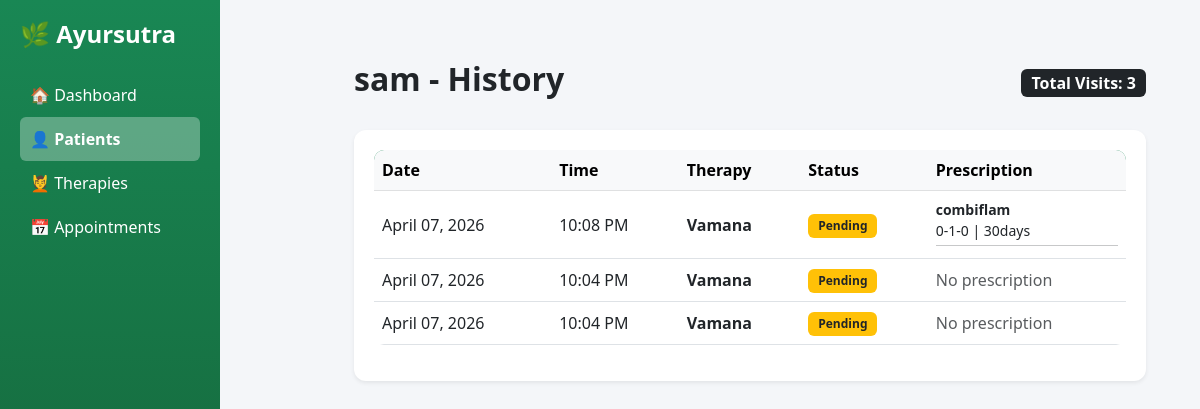
The app's page /patients/patients/9/history/ (signed in) with its own data.
### patients/models.py (models this page shows, shortened)
class Patient(models.Model):
    GENDER_CHOICES = [
        ('Male', 'Male'),
        ('Female', 'Female'),
        ('Prefer not to say', 'Prefer not to say'),
    ]
    name = models.CharField(max_length=100)
    age = models.IntegerField()
    gender = models.CharField(max_length=25, choices=GENDER_CHOICES)
    phone = models.CharField(max_length=10, validators=[phone_validator])
    user = models.OneToOneField(User, on_delete=models.CASCADE, related_name='patient')
    name = models.CharField(max_length=100)
    phone = models.CharField(max_length=15)
    email = models.EmailField(blank=True, null=True)

### therapies/models.py (models this page shows, shortened)
class Appointment(models.Model):
    STATUS_CHOICES = [
        ('PENDING', 'Pending'),
        ('COMPLETED', 'Completed'),
        ('CANCELLED', 'Cancelled'),
    ]
    patient = models.ForeignKey(Patient, on_delete=models.CASCADE, related_name="therapy_appointments")
    therapy = models.ForeignKey(Therapy, on_delete=models.CASCADE)
    date = models.DateTimeField()
    time = models.TimeField()
    status = models.CharField(
        max_length=10,
        choices=STATUS_CHOICES,
        default='PENDING'
    )
    doctor_notes = models.TextField(blank=True, null=True)

class Therapy(models.Model):
    therapy_name = models.CharField(max_length=100)
    duration = models.IntegerField(help_text="Duration in minutes")
    description = models.TextField()
    precautions = models.TextField(blank=True)
    def __str__(self):
        return self.therapy_name

class Prescription(models.Model):
    appointment = models.ForeignKey(
    'Appointment',
    on_delete=models.CASCADE,
    related_name='prescriptions'
    )
    medicine_name = models.CharField(max_length=255)
    dosage = models.CharField(max_length=255)
    duration = models.CharField(max_length=255)
    created_at = models.DateTimeField(auto_now_add=True)

### patients/views.py (the view)
# urls.py: path('patients/<int:patient_id>/history/', views.patient_history, name='patient_history'),
@login_required
def patient_history(request, patient_id):
    patient = Patient.objects.get(id=patient_id)
    appointments = patient.therapy_appointments.select_related('therapy')\
    .prefetch_related('prescriptions')\
    .order_by('-date', '-time')
    total_visits = appointments.count()
    return render(request, "patients/doctor_patient_history.html", {
        "patient": patient,
        "appointments": appointments,
        "total_visits": total_visits
    })

### patients/templates/patients/doctor_patient_history.html (shortened to what this page needs)
{% extends 'base.html' %}
{% block content %}
<div class="main-content px-4">
    <div class="d-flex justify-content-between align-items-center mb-4">
        <h2>{{ patient.name }} - History</h2>
        <span class="badge bg-dark fs-6">Total Visits: {{ total_visits }}</span>
    </div>
    <div class="card shadow-sm">
        <div class="card-body">
            {% if appointments %}
            <div class="table-responsive">
                <table class="table table-hover align-middle">
                    <thead class="table-light">
                        <tr>
                            <th>Date</th>
                            <th>Time</th>
                            <th>Therapy</th>
                            <th>Status</th>
                            <th>Prescription</th>
                        </tr>
                    </thead>
                    <tbody>
                        {% for appt in appointments %}
                        <tr>
                            <td>{{ appt.date|date:"F d, Y" }}</td>
                            <td>{{ appt.time|time:"h:i A" }}</td>
                            <td class="fw-semibold">{{ appt.therapy }}</td>
                            <td>
                                {% if appt.status == "COMPLETED" %}
                                    <span class="badge bg-success">Completed</span>
                                {% elif appt.status == "PENDING" %}
                                    <span class="badge bg-warning text-dark">Pending</span>
                                {% else %}
                                    <span class="badge bg-danger">Cancelled</span>
                                {% endif %}
                            </td>
                            <td>
                                {% for p in appt.prescriptions.all %}
                                    <div class="small">
                                        <strong>{{ p.medicine_name }}</strong><br>
                                        {{ p.dosage }} | {{ p.duration }}
                                    </div>
                                    <hr class="my-1">
                                {% empty %}
                                    <span class="text-muted">No prescription</span>
                                {% endfor %}
                            </td>
                        </tr>
                        {% endfor %}
                    </tbody>
                </table>
            </div>
            {% else %}
                <div class="text-center p-4">
                    <p class="text-muted">No history available</p>
                </div>
            {% endif %}
        </div>
    </div>
</div>
{% endblock %}

### patients/static/patients/css/style.css (style rules this page uses)
body { font-family: 'Segoe UI', Tahoma, Geneva, Verdana, sans-serif; background-color: #f4f6f9; margin: 0; }
.main-content { margin-left: 220px; padding: 30px; }
.card { border: none; border-radius: 12px; box-shadow: 0 4px 12px rgba(0,0,0,0.08); }
.card-body { padding: 20px; }
.table { border-radius: 10px; overflow: hidden; }
.table thead { background-color: #198754; color: white; }
h2 { font-weight: 600; }
.card, .btn { transition: all 0.2s ease-in-out; }
.badge { padding: 6px 10px; border-radius: 6px; font-size: 12px; font-weight: 600; }
.main-content { overflow-x: auto; }

### patients/templates/patients/doctor_patient_history.html (style rules this page uses)
.main-content { margin-left: 150px; width: calc(100% - 150px); padding: 30px; }

### records on screen
Patient: name "sam"
Appointment: date "April 07, 2026", time "10:08 PM", therapy "Vamana", status "Pending"
Prescription: medicine_name "combiflam", dosage "0-1-0", duration "30days"
Appointment: date "April 07, 2026", time "10:04 PM", therapy "Vamana", status "Pending"
Appointment: date "April 07, 2026", time "10:04 PM", therapy "Vamana", status "Pending"

### other values on screen
{{ total_visits }} "3"
